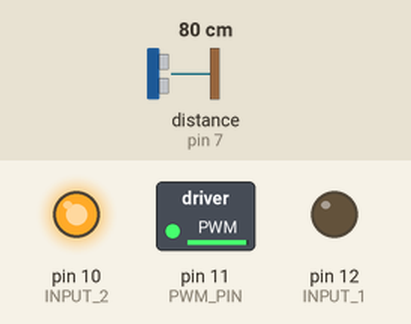
Bench run of a program on a simulated Arduino Nano, built with avr-gcc and run on an emulated ATmega328P. On the bench: switched loads named in the program (green lamp = pin HIGH), output pins drawn as LEDs (lit = HIGH). Wiring (inferred from the names in the program): ultrasonic range finder: trigger pin 6; echo pin 7. Inputs (shaded band) come from the test bench; at power-on: distance to the obstacle (sensor on pin 7) 80 cm. The echo pulse lasts 58.3 µs per cm; pins used as bus, display or sensor lines are not drawn.

Above: at 1.2 s.
1.3 s: distance to the obstacle (sensor on pin 7) set to 2 cm
At 2.5 s:
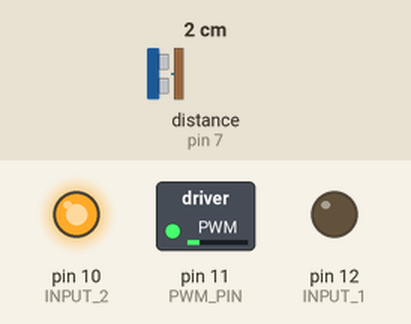
2.8 s: distance to the obstacle (sensor on pin 7) set to 9 cm
At 3.18 s:
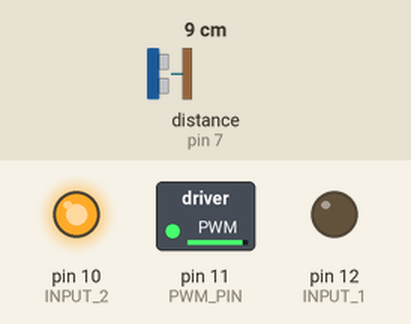
5.8 s: distance to the obstacle (sensor on pin 7) set to 4 cm
7.3 s: distance to the obstacle (sensor on pin 7) set to 18 cm
At 8.5 s:
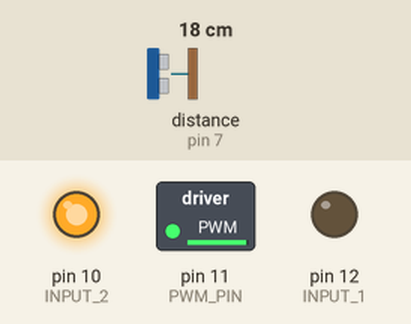
Timing chart, 0 to 9.8 s (numbered marks = the images above; inputs shaded):
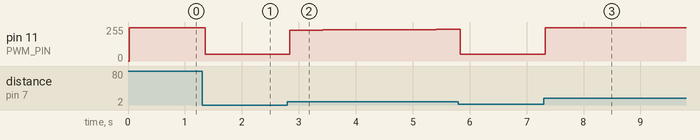

Measured:
- after the input at 1.3 s, pin 11 (PWM_PIN): 250/255 → 50/255 after 0.06 s
- after the input at 2.8 s, pin 11 (PWM_PIN): moves from 50/255 to 237/255 over 2.6 s, starting at once
- after the input at 7.3 s, pin 11 (PWM_PIN): 50/255 → 250/255 at once

The program:

main.cpp
```cpp
#include <Arduino.h>
#include <SoftwareSerial.h>

// ultrasonic
#define EchoPin 7
#define TriggerPin 6

// driver's pump
#define PWM_PIN 11
#define INPUT_1 12
#define INPUT_2 10

// bluetooth
SoftwareSerial Bluetooth(3, 2); // Rx Tx password = 7580

/*working variables*/
unsigned long lastTime;
double errSum, lastErr;
//double Input = 0, Output = 0;
double PWM_output = 0;
double reference = 10; // reference in cm of water's level
double kp = 60, ki = 0.002 , kd = 0.1;

//
int CalculateDistance(int trigger_pin, int echo_pin); //forward declartion
double Compute(double setpoint, int input);

/// @brief Code to run once
void setup()
{
  Serial.begin(9600);

  // bluetooth
  Bluetooth.begin(9600);

  // ultrasonic
  pinMode(TriggerPin, OUTPUT);
  pinMode(EchoPin, INPUT);

  // driver's pump
  pinMode(PWM_PIN, OUTPUT);
  pinMode(INPUT_1, OUTPUT);
  pinMode(INPUT_2, OUTPUT);
  digitalWrite(INPUT_1, LOW); // direction of the L298 driver
  digitalWrite(INPUT_2, HIGH); // direction of the L298 driver

}

/// @brief Function to repeat forever
void loop()
{
  int measurement = CalculateDistance(TriggerPin, EchoPin);
  measurement = 17 - measurement; // 17 cm is the height of the tank, then the label of the water is: (17 - the measurement)

  Bluetooth.print("Distancia: ");
  Bluetooth.println(measurement);


  PWM_output = Compute(reference, measurement);
  analogWrite(PWM_PIN, PWM_output);

  Bluetooth.print("PWM_output = ");
  Bluetooth.println(PWM_output);
}

/// @brief Calculate the level of the water
int CalculateDistance(int trigger_pin, int echo_pin)
{
  long duration;
  int distanceCm;

  digitalWrite(trigger_pin, LOW);  //para generar un pulso limpio ponemos a LOW 4us
  delayMicroseconds(4);
  digitalWrite(trigger_pin, HIGH);  //generamos Trigger (disparo) de 10us
  delayMicroseconds(10);
  digitalWrite(trigger_pin, LOW);

  duration = pulseIn(echo_pin, HIGH);  //medimos el tiempo entre pulsos, en microsegundos

  distanceCm = duration * 10 / 292/ 2;   //convertimos a distancia, en cm
  return distanceCm;
}

/// @brief Output the PWM signal control that a PID algorithm compute
double Compute(double setpoint, int input)
{
   /*How long since we last calculated*/
   unsigned long now = millis();
   double timeChange = (double)(now - lastTime);

   double output = 0;

   /*Compute all the working error variables*/
   double error = (setpoint - input);
   errSum += (error * timeChange);
   double dErr = (error - lastErr) / timeChange;

   /*Compute PID Output*/
   output = kp * error + ki * errSum + kd * dErr;

   /*Remember some variables for next time*/
   lastErr = error;
   lastTime = now;

   if(output > 250)
   {
    output = 250;
   }
   else if(output < 50)
   {
    output = 50;
   }

   return output;
}

void SetTunings(double Kp, double Ki, double Kd)
{
   kp = Kp;
   ki = Ki;
   kd = Kd;
}
```
